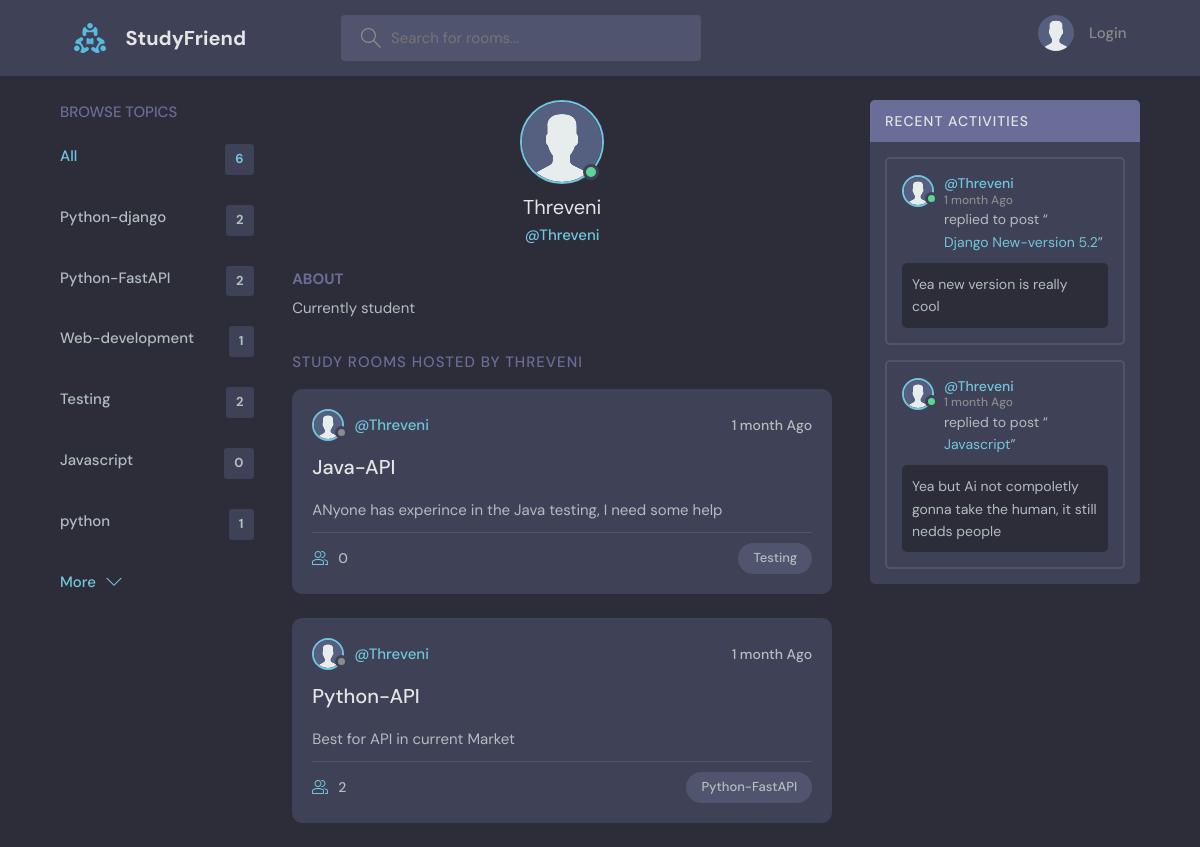
The page /profile/2 on the database its author committed.
### basepage/models.py (models this page shows, shortened)
class Topic(models.Model):
    name=models.CharField(max_length=200)
    def __str__(self):
        return self.name

class Profile(models.Model):
    user = models.OneToOneField(User, on_delete=models.CASCADE, related_name='profile')
    bio = models.TextField(blank=True)
    profile_picture = models.ImageField(upload_to='profile_pics/', blank=True)

class Room(models.Model):
    host=models.ForeignKey(User, on_delete=models.SET_NULL,null=True)
    topic=models.ForeignKey(Topic, on_delete=models.SET_NULL,null=True)
    name=models.CharField(max_length=200)
    description=models.TextField(null=True,blank=True)
    participants=models.ManyToManyField(User,related_name='participants',blank=True)
    updated=models.DateTimeField(auto_now=True)
    created=models.DateField(auto_now_add=True)
    class Meta:
        ordering=['-updated','-created']
    def __str__(self):
        return self.name

class Messages(models.Model):
    user=models.ForeignKey(User,on_delete=models.CASCADE)
    room=models.ForeignKey(Room,on_delete=models.CASCADE)
    body=models.TextField()
    updated=models.DateTimeField(auto_now=True)
    created=models.DateField(auto_now_add=True)

### basepage/views.py (the view)
# urls.py: path('profile/<str:pk>',user_profile,name='profile'),
def user_profile(request,pk):
    user=User.objects.get(id=pk)
    rooms=user.room_set.all()
    All_messages=user.messages_set.all()
    topics=Topic.objects.all()
    details=Profile.objects.get(id=pk)
    context={
        'user':user,
        'objects':rooms,
        'Actvities_messages':All_messages,
        'topics':topics,
        'details':details
    }
    return render(request,'basepage/profile.html',context)

### basepage/templates/basepage/profile.html (shortened to what this page needs)
{% extends 'main.html' %}
{% load static %}
{% block content %}
<body>
  <main class="profile-page layout layout--3">
    <div class="container">
      {% include 'basepage/topics_feed.html' %}
      <div class="roomList">
        <div class="profile">
          <div class="profile__avatar">
            <div class="avatar avatar--large active">
              <img src="{% static 'images/avatar.svg' %}" />
            </div>
          </div>
          <div class="profile__info">
            <h3>{{user.username}}</h3>
            <p>@{{user.username}}</p>
          </div>
          <div class="profile__about">
            <h3>About</h3>
            <p>
              {{details.bio}}
            </p>
          </div>
        </div>
        <div class="roomList__header">
          <div>
            <h2>Study Rooms Hosted by {{user.username}}</a>
            </h2>
          </div>
        </div>
         {% include 'basepage/room_feed.html' %}
      </div>
     {% include 'basepage/activties_feed.html' %}
  </main>
</body>
{% endblock %}

### basepage/templates/basepage/topics_feed.html
<div class="topics">
    <div class="topics__header">
      <h2>Browse Topics</h2>
    </div>
    <ul class="topics__list">
      <li>
        <a href="{% url 'Home' %}" class="active">All <span>{{topics.count}}</span></a>
      </li>
      {% for topic in topics %}
      <li>
        <a href="{% url 'Home' %}?q={{topic.name}}">{{topic.name}} <span>{{topic.room_set.all.count}}</span></a>
      </li>
      {% endfor %}
    </ul>
    <a class="btn btn--link" href="topics.html">
      More
      <svg version="1.1" xmlns="http://www.w3.org/2000/svg" width="32" height="32" viewBox="0 0 32 32">
        <title>chevron-down</title>
        <path d="M16 21l-13-13h-3l16 16 16-16h-3l-13 13z"></path>
      </svg>
    </a>
</div>

### basepage/templates/basepage/room_feed.html (shortened to what this page needs)
{% load static %}
<!DOCTYPE html>
<html lang="en">
<head>
</head>
<body>
    {% for object in objects %}
    <div class="roomListRoom">
        <div class="roomListRoom__header">
          <a href="{% url 'profile' object.host.id %}" class="roomListRoom__author">
            <div class="avatar avatar--small">
              <img src="{% static 'images/avatar.svg' %}" />
            </div>
            <span>@{{object.host.username}}</span>
          </a>
          <div class="roomListRoom__actions">
            <span>{{object.updated|timesince}} Ago</span>
          </div>
        </div>
        <div class="roomListRoom__content">
          <a href="details/{{object.id}}">{{object.name}}</a>
          <p>{{object.description}}
          </p>
        </div>
        <div class="roomListRoom__meta">
          <a href="room.html" class="roomListRoom__joined">
            {{object.participants.all.count}}
          </a>
          <p class="roomListRoom__topic">{{object.topic}}</p>
        </div>
      </div>
      {% endfor %}
</body>
</html>

### basepage/templates/basepage/activties_feed.html (shortened to what this page needs)
  {% load static %}
    <div class="activities">
        <div class="activities__header">
          <h2>Recent Activities</h2>
        </div>
        {% for Actvities_message in Actvities_messages %}
        <div class="activities__box">
          <div class="activities__boxHeader roomListRoom__header">
            <a href="{% url 'profile' Actvities_message.user.id %}" class="roomListRoom__author">
              <div class="avatar avatar--small active">
                <img src="{% static 'images/avatar.svg' %}" />
              </div>
              <p>
                @{{Actvities_message.user}}
                <span>{{Actvities_message.updated|timesince}} Ago</span>
              </p>
            </a>
          </div>
          <div class="activities__boxContent">
            <p>replied to post “<a href="{% url 'chatroom' Actvities_message.room.id %}">{{Actvities_message.room}}</a>”</p>
            <div class="activities__boxRoomContent">
                <p>{{Actvities_message.body}}</p>
            </div>
          </div>
        </div>
        {% endfor %}
      </div>
    </div>

### rows shown on the page
Topic: name "Python-django", room_set.all.count "2"
Topic: name "Python-FastAPI", room_set.all.count "2"
Topic: name "Web-development", room_set.all.count "1"
Topic: name "Testing", room_set.all.count "2"
Topic: name "Javascript", room_set.all.count "0"
Topic: name "python", room_set.all.count "1"
Profile: bio "Currently student"
Room: host.username "Threveni", updated "1 month", name "Java-API", description "ANyone has experince in the Java testing, I need some help", participants.all.count "0", topic "Testing"
Room: host.username "Threveni", updated "1 month", name "Python-API", description "Best for API in current Market", participants.all.count "2", topic "Python-FastAPI"
Messages: user "Threveni", updated "1 month", room "Django New-version 5.2", body "Yea new version is really cool"
Messages: user "Threveni", updated "1 month", room "Javascript", body "Yea but Ai not compoletly gonna take the human, it still nedds people"

### other values the page prints
{{ topics.count }} "6"
{{ user.username }} "Threveni"
{{ user.username }} "THREVENI"
